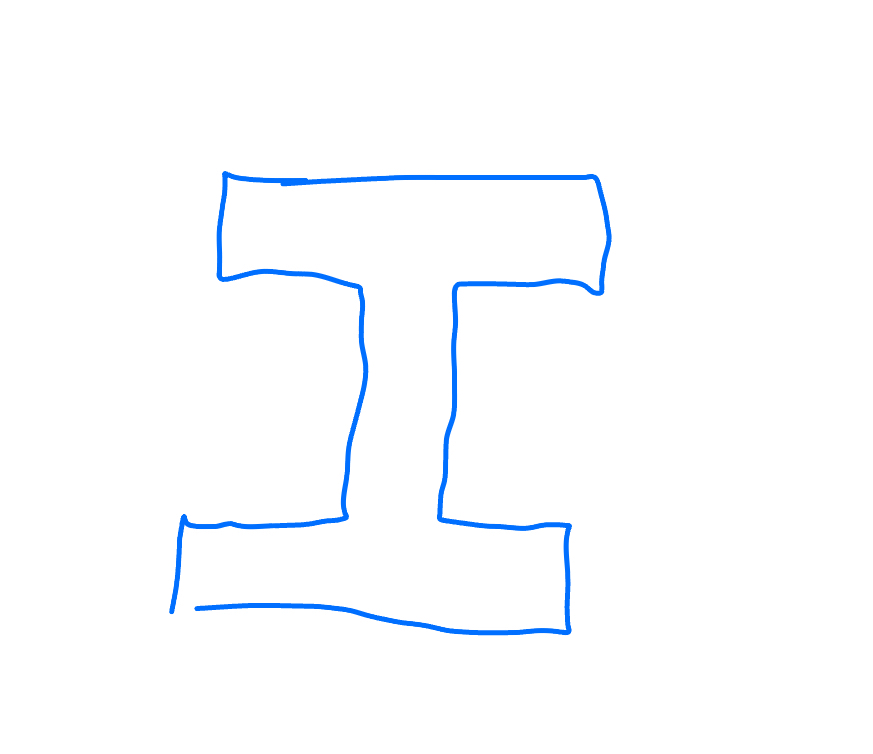
#> input picture src/testImage8.jpeg, 873 x 754 px, found by its file name
$ python light_painting.py
#> lines starting #> are read from the running program, lines starting #| are printed output that depends on the picture; after the words box and inside, x2 and y2 are one past the last pixel; in counts of white or black regions, pixels touching at a corner belong together
from kin_planning import IKin
import numpy as np
import cv2
import matplotlib.pyplot as plt
import config
from scipy.optimize import least_squares

h, L1, offset1, L2, offset2, L3, offset3, L4, offset4, L5, offset5, L6 = config.LENGTHS
home_position = config.ANGLES

def generate_contours(image):
    """Gets contours from the given image

    Parameters
    ----------
    image : np.ndarray
        The given image (after preprocessing)

    Returns
    -------
    simplified_contours
        a list of contours that generally describe the lines in the given image, in image coordinates
    """

    src = cv2.cvtColor(image, cv2.COLOR_BGR2GRAY)
    edges = cv2.Canny(src, 100, 200)
    contours, hierarchy = cv2.findContours(edges, cv2.RETR_LIST,cv2.CHAIN_APPROX_SIMPLE)

    # Check if image is loaded fine
    if src is None:
        print ('Error opening image!')
        print ('Usage: hough_lines.py [image_name -- default ' + image + '] \n')
        return -1


    if src.dtype != "uint8":
        src = cv2.convertScaleAbs(src)
    elif len(src.shape) == 2:
        src = cv2.cvtColor(src, cv2.COLOR_GRAY2BGR)

    simplified_contours = []
    for contour in contours:
        epsilon = 0.003*cv2.arcLength(contour, True)
        #ARMAGEDDON CODE epsilon = 0.001*cv2.arcLength(contour, True)
        approx_contour = cv2.approxPolyDP(contour, epsilon, True)
        simplified_contours.append(approx_contour)

    min_contour_area = 100  # Adjust this value
    filtered_contours = [cnt for cnt in simplified_contours if cv2.contourArea(cnt) > min_contour_area]

    gray = cv2.cvtColor(image, cv2.COLOR_BGR2GRAY)
    mask = np.zeros_like(gray, dtype=np.uint8)
    cv2.drawContours(mask, contours, -1, (255), thickness=10)  # Increase thickness if needed
    mask = cv2.dilate(mask, np.ones((5,5), np.uint8), iterations=2)
    for contour in contours:
        cv2.drawContours(mask, [contour], -1, (0), thickness=cv2.FILLED)
    inpainted = cv2.inpaint(image, mask, inpaintRadius=3, flags=cv2.INPAINT_TELEA)
    colors = []
    for contour in filtered_contours:
        contour_colors = []
        red = 0
        green = 0
        blue = 0
        for point in contour:
            point = point[0]#Points seem to be double wrapped for some reason
            numbers = inpainted[point[1], point[0]].astype(np.int32)
            red = red + numbers[0]
            green += numbers[1]
            blue += numbers[2]
            contour_colors.append(numbers)

        colors.append([int(red/len(contour)), int(green/len(contour)), int(blue/len(contour))])

    image_with_contours = src.copy()

    cv2.imshow("Source", image)
    cv2.drawContours(image_with_contours, filtered_contours, -1, (0, 255, 0), 2)
    cv2.imshow("Original Image with Contours", image_with_contours)
    cv2.imshow("Inpainted", inpainted)
    #cv2.imshow("Inpainting Mask", mask)
    cv2.waitKey(0)
    cv2.destroyAllWindows()

    return filtered_contours, colors

def resize_image(image, max_width, max_height):
    # Load the image
    if image is None:
        print("Error: Image not found!")
        return None

    # Get current dimensions
    height, width = image.shape[:2]

    # Compute the scaling factor
    scale = min(max_width / width, max_height / height)

    # Compute new dimensions
    new_width = int(width * scale)
    new_height = int(height * scale)

    # Resize the image
    resized_image = cv2.resize(image, (new_width, new_height), interpolation=cv2.INTER_AREA)

    return resized_image

def i2space(image_point, image):
    dims = image.shape
    ix = image_point[0]
    iy = image_point[1]
    real_height = 4
    real_width = 4
    if dims[0] >= dims[1]:
        x = real_width*(ix/dims[0]) + (L1 + 7)*(dims[1]/dims[0])
        z = -real_height*(iy/dims[0]) + h + 2
    else:
        x = real_width*(ix/dims[1]) + L1+10
        z = -real_height*(iy/dims[1]) + (h + 4)*(dims[0]/dims[1])
    return [float(x), float(z)]

def lightPaintingIK(x,z, guess):
    bounds = [(-np.pi/6,np.pi/2), (-3*np.pi/4, 3*np.pi/4), (-np.pi, np.pi)]
    def func(thetas):
        theta2, theta3, theta4 = thetas
        x_guess = L1+(L2*np.cos(theta2))+L3*(np.cos(theta2-theta3))+2.5*(np.cos(theta2-theta3+theta4))
        z_guess = h+L2*np.sin(theta2)+L3*np.sin(theta2-theta3)+2.5*np.sin(theta2-theta3+theta4)
        return np.array([x_guess - x, z_guess - z, 0])
    def residual(thetas):
        return func(thetas)
    result = least_squares(residual, guess, bounds=np.array(bounds).T)
    return result.x

"""
ARMAGEDDON CODE
def lightPaintingIK(x,z):
    D = (x**2 + z**2 - L2**2 - L3**2) / (2 * L2 * L3)

    if abs(D) > 1:
        raise ValueError("Target is out of reach")

    theta3 = -np.arccos(D)  # elbow-down
    k1 = L1 + L2 * np.cos(theta3)
    k2 = L2 * np.sin(theta3)

    theta2 = np.arctan2(z, x) - np.arctan2(k2, k1)
    return theta2, theta3
"""

image_file = r"src/testImage8.jpeg"
max_height = 1024
max_width = 1024
image = cv2.imread(image_file)
#> image is the input picture: shape (754, 873, 3); mean B, G, R 255, 252.5, 250.6
resized_image = resize_image(image, max_height, max_width)
contours, contour_colors = generate_contours(resized_image)
#> in generate_contours, `edges = cv2.Canny(src, 100, 200)`:
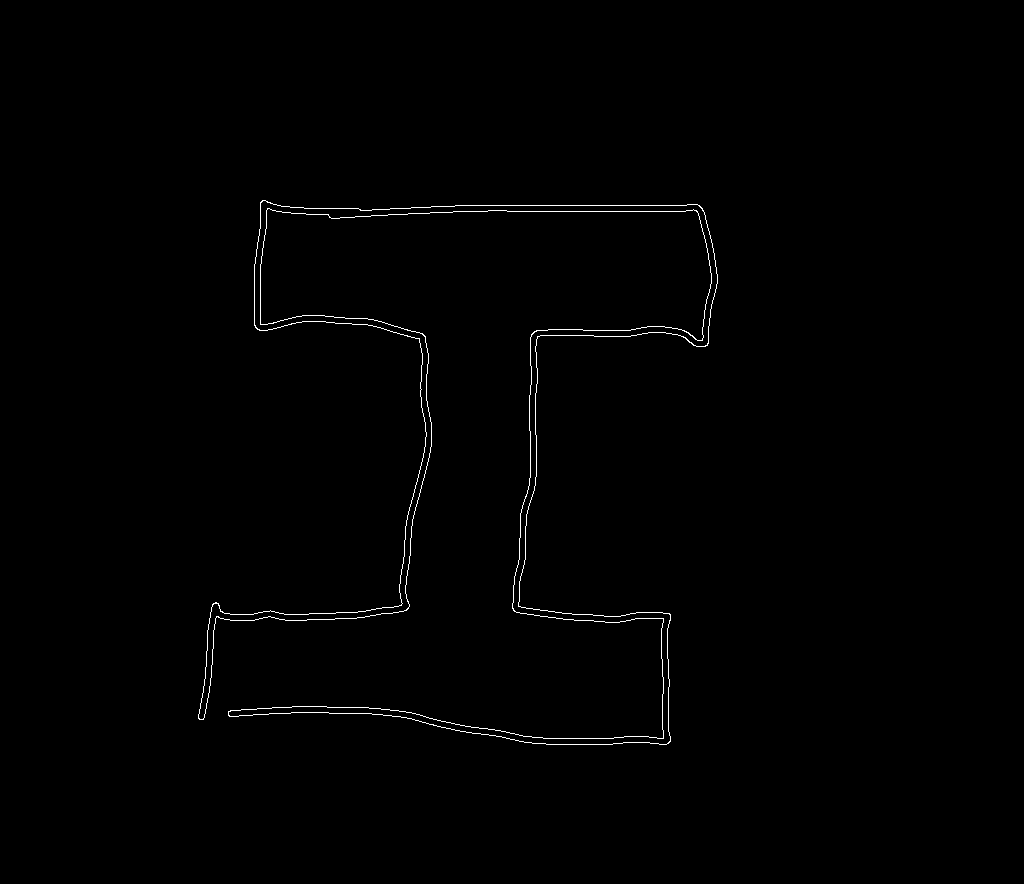
#> edges: shape (884, 1024); 0.58% white in thin lines or dots, all inside (x1, y1, x2, y2) = (198, 200, 718, 745)
#> in generate_contours, `contours, hierarchy = cv2.findContours(edges, cv2.RETR_LIST,cv2.CHAIN_..`: contours = 2 contours; box (x1, y1, x2, y2) and area: (198, 200, 718, 745) 15546, (198, 200, 718, 745) 15466
#> the loop in generate_contours, `for contour in contours:` made 2 passes
#> epsilon on passes 1 to 2: 16.18, 16.19
#> after the loop in generate_contours, `for contour in contours:`: simplified_contours = 2 contours; box (x1, y1, x2, y2) and area: (198, 200, 708, 744) 12812, (198, 200, 707, 745) 10856
#> in generate_contours, `filtered_contours = [cnt for cnt in simplified_contours if cv2.contour..`: filtered_contours has the same summary as simplified_contours
#> in generate_contours, `cv2.drawContours(mask, contours, -1, (255), thickness=10)`: mask: shape (884, 1024); 4.9% white; 1 white region, box (x1, y1, x2, y2) and area: (193, 195, 723, 750) 44212
#> in generate_contours, `mask = cv2.dilate(mask, np.ones((5,5), np.uint8), iterations=2)`: mask: shape (884, 1024); 7.4% white; 1 white region, box (x1, y1, x2, y2) and area: (189, 191, 727, 754) 67187
#> the loop in generate_contours, `for contour in contours:` made 2 passes
#> after the loop in generate_contours, `for contour in contours:`:
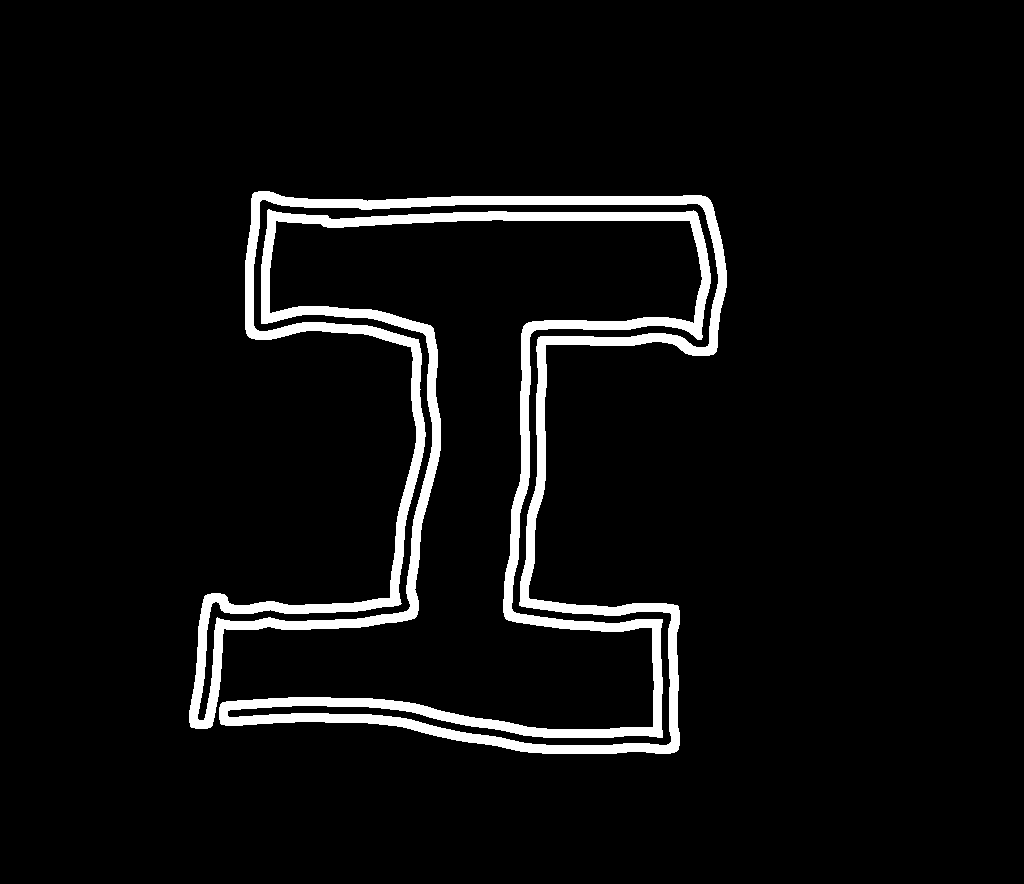
#> mask: shape (884, 1024); 5.4% white; 1 white region
#> in generate_contours, `inpainted = cv2.inpaint(image, mask, inpaintRadius=3, flags=cv2.INPAIN..`:
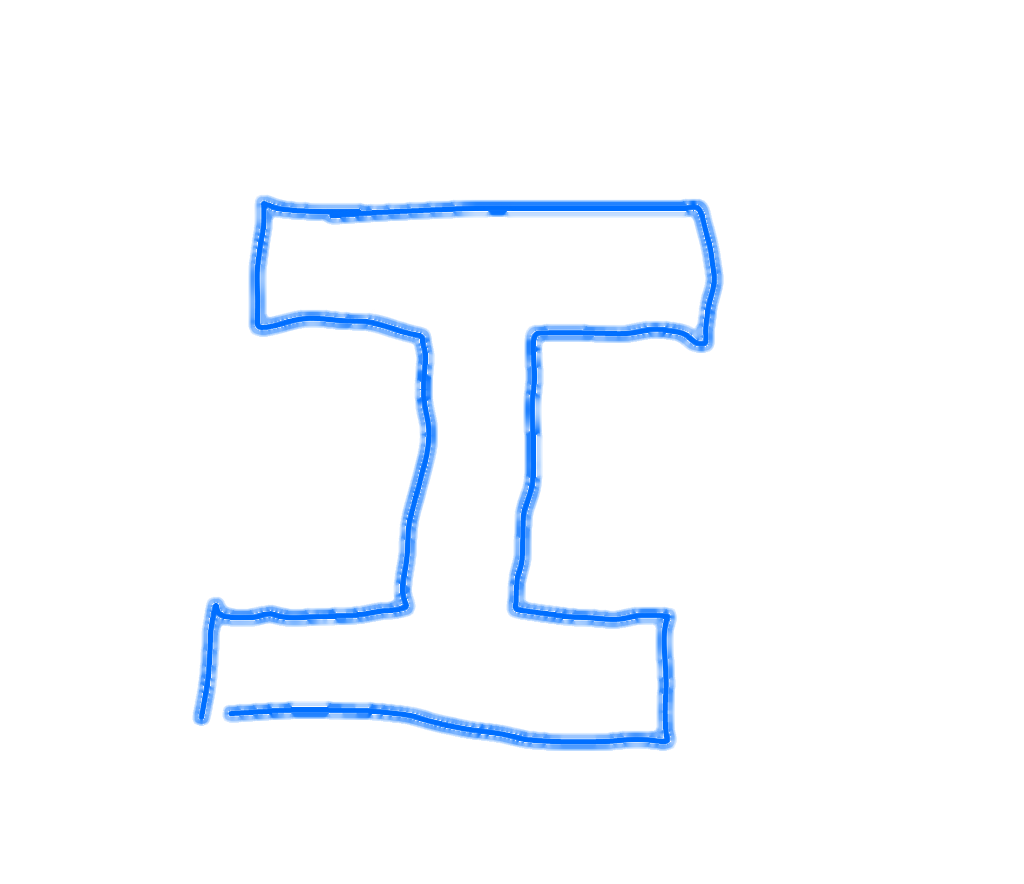
#> inpainted: shape (884, 1024, 3); mean B, G, R 255, 250.4, 246.8
#> the loop in generate_contours, `for contour in filtered_contours:` made 2 passes
#> after the loop in generate_contours, `for contour in filtered_contours:`: colors = [[254, 177, 116], [254, 200, 159]]
#> in generate_contours, `cv2.drawContours(image_with_contours, filtered_contours, -1, (0, 255, ..`:
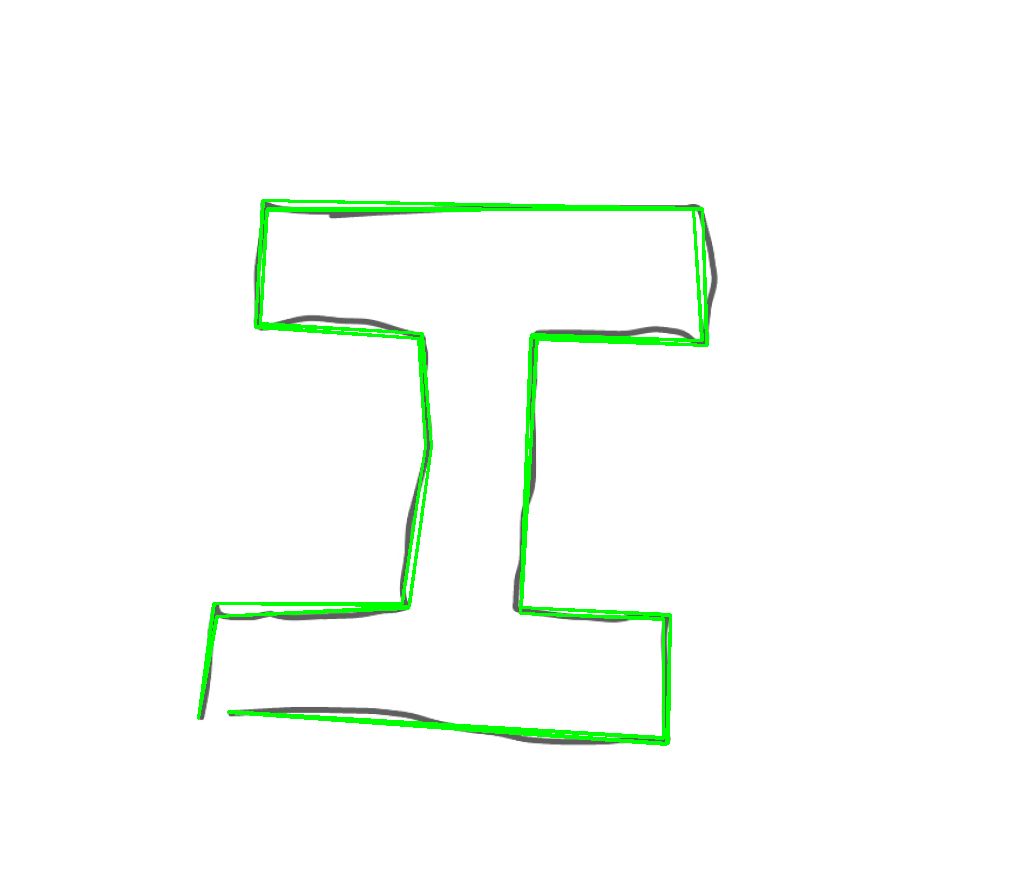
#> image_with_contours: shape (884, 1024, 3); mean B, G, R 248.6, 253.6, 248.6
#> contours has the same summary as simplified_contours in generate_contours; contour_colors = [[254, 177, 116], [254, 200, 159]]
point_set_set_3D = []
for contour in contours:
    point_set_set_3D.append([i2space(point[0], resized_image) for point in contour])
#> this loop made 2 passes
#> after the loop, point_set_set_3D = 2 items

#Plotting to check
fig, ax = plt.subplots(figsize=(8, 6))
for set in point_set_set_3D:
    set = np.array(set)
    ax.plot(set[:, 0], set[:, 1])
#> this loop made 2 passes
ax.set_title("Drawing")
ax.set_xlabel("x")
ax.set_ylabel("z")
ax.set_aspect('equal')
ax.grid(True)
plt.show()
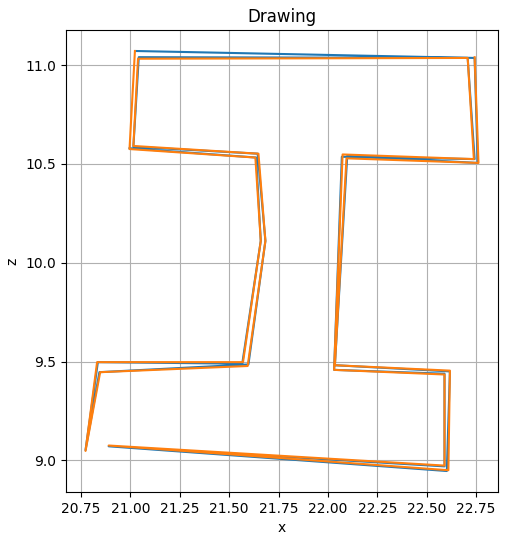
#> figure drawn by matplotlib, 1 panel

#Turn these into T vectors
theta_list_set = []
true_list_set = []
results = []
last = [np.pi/4,0,0]
for set in point_set_set_3D:
    temp=[]
    for point in set:
        theta = lightPaintingIK(point[0], point[1], np.array(last))
        temp.append([0,theta[0], theta[1], 0, theta[2], 0])
        last = theta
    theta_list_set.append(temp)
#> this loop made 2 passes

#Checking the actual angles please
def plot_points():
    theta2_new = []
    theta3_new = []
    theta4_new = []
    x_new = []
    z_new = []
    for i in theta_list_set:
        for thetas_list in i:
            theta2_new.append(thetas_list[1])
            theta3_new.append(thetas_list[2])
            theta4_new.append(thetas_list[4])
    for i in range(len(theta2_new)):
        x_new.append(L1+(L2*np.cos(theta2_new[i]))+L3*(np.cos(theta2_new[i]-theta3_new[i]))+2.5*(np.cos(theta2_new[i]-theta3_new[i]+theta4_new[i])))
        z_new.append(h+L2*np.sin(theta2_new[i])+L3*np.sin(theta2_new[i]-theta3_new[i])+2.5*np.sin(theta2_new[i]-theta3_new[i]+theta4_new[i]))
    plt.plot(x_new, z_new, color='blue', alpha=1.0)
    plt.show()

IKerrors = 0
for i in true_list_set:
    IKerrors += (len(i) - np.count_nonzero(i))
#print(IKerrors)

def create_command(theta_list_set):
    command = "/S*H*"
    contour_commands = []
    light_colors = []
    theta_firsts = [contour[0] for contour in theta_list_set]
    theta_lasts = [contour[-1] for contour in theta_list_set]
    for contour in theta_list_set:
        contour_command = ""
        for thetas in contour:
            for theta in thetas:
                contour_command += str(round(theta*180/np.pi, 2))
                contour_command += ","
        contour_commands.append(contour_command[:-1])

    for color in contour_colors:
        light_color = ""
        for value in color:
            light_color += str(value)
            light_color += ","
        light_colors.append(light_color[:-1])

    for i in range(len(contour_commands)):
        contour_command = contour_commands[i]
        command += "*/L*"
        command += light_colors[i]
        command += "*/M*"
        command += contour_command
        if i < len(theta_firsts)-1:
            command += "*/L*0,0,0*/M*"
            for theta in theta_lasts[i]:
                command += str(round(theta, 2))
                command += ","
            for theta in theta_firsts[i+1]:
                command += str(round(theta, 2))
                command += ","
            command = command[:-1]
        else:
            command += "*/M*0,0,0,0,0,0"
            command += "*/E*X,"
            for theta in home_position:
                command += str(round(theta, 2))
                command += ","
            command = command [:-1]
            command += "*"
    return command

def call():
    return create_command(theta_list_set) + '/'
#> the loop in create_command, `for contour in theta_list_set:` made 2 passes
#> the loop in create_command, `for color in contour_colors:` made 2 passes
#> the loop in create_command, `for i in range(len(contour_commands)):` made 2 passes

print(call())
plot_points()
#> the loop in plot_points, `for i in theta_list_set:` made 2 passes
#> the loop in plot_points, `for i in range(len(theta2_new)):` made 52 passes
#> in plot_points, `plt.show()`:
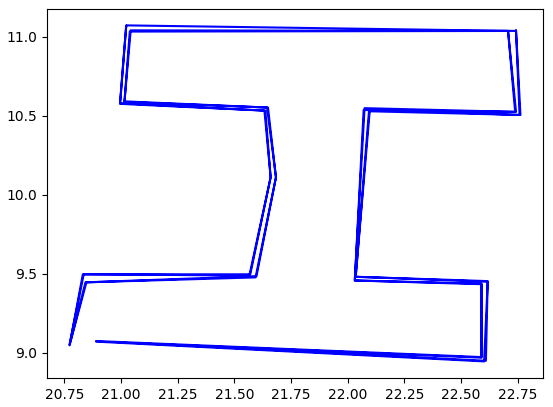
#> figure drawn by matplotlib, 1 panel
